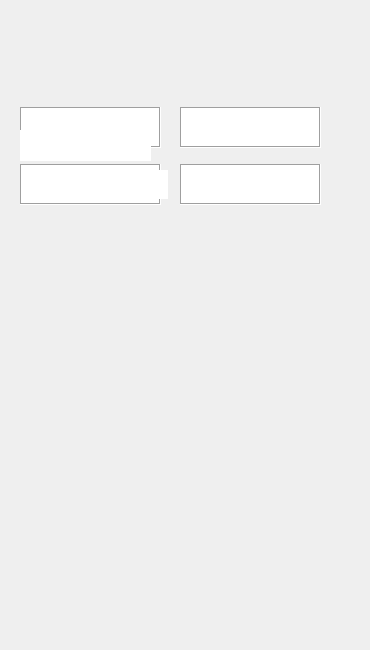
    <widget class="QWidget" name="user_home">
     <widget class="QLabel" name="label_18">
      <property name="geometry">
       <rect>
        <x>0</x>
        <y>0</y>
        <width>360</width>
        <height>640</height>
       </rect>
      </property>
      <property name="text">
       <string/>
      </property>
      <property name="pixmap">
       <pixmap>../image/user_home/user_choose_drop_off.png</pixmap>
      </property>
     </widget>
     <widget class="QPushButton" name="pushButt_scroll_user_home">
      <property name="geometry">
       <rect>
        <x>160</x>
        <y>70</y>
        <width>51</width>
        <height>16</height>
       </rect>
      </property>
      <property name="text">
       <string/>
      </property>
      <property name="flat">
       <bool>true</bool>
      </property>
     </widget>
     <widget class="QTextEdit" name="get_pickup_lat_user_home">
      <property name="geometry">
       <rect>
        <x>20</x>
        <y>107</y>
        <width>141</width>
        <height>41</height>
       </rect>
      </property>
      <property name="frameShape">
       <enum>QFrame::Box</enum>
      </property>
     </widget>
     <widget class="QTextEdit" name="get_pickup_lon_user_home">
      <property name="geometry">
       <rect>
        <x>180</x>
        <y>107</y>
        <width>141</width>
        <height>41</height>
       </rect>
      </property>
      <property name="frameShape">
       <enum>QFrame::Box</enum>
      </property>
     </widget>
     <widget class="QTextEdit" name="get_drop_off_lat_user_home">
      <property name="geometry">
       <rect>
        <x>20</x>
        <y>164</y>
        <width>141</width>
        <height>41</height>
       </rect>
      </property>
      <property name="frameShape">
       <enum>QFrame::Box</enum>
      </property>
     </widget>
     <widget class="QTextEdit" name="get_deop_off_lon_user_home">
      <property name="geometry">
       <rect>
        <x>180</x>
        <y>164</y>
        <width>141</width>
        <height>41</height>
       </rect>
      </property>
      <property name="frameShape">
       <enum>QFrame::Box</enum>
      </property>
     </widget>
     <widget class="QPushButton" name="pushButt_profile_user_home">
      <property name="geometry">
       <rect>
        <x>20</x>
        <y>10</y>
        <width>41</width>
        <height>41</height>
       </rect>
      </property>
      <property name="text">
       <string/>
      </property>
      <property name="flat">
       <bool>true</bool>
      </property>
     </widget>
     <widget class="QPushButton" name="pushButt_accept_user_home">
      <property name="geometry">
       <rect>
        <x>22</x>
        <y>580</y>
        <width>321</width>
        <height>41</height>
       </rect>
      </property>
      <property name="text">
       <string/>
      </property>
      <property name="flat">
       <bool>true</bool>
      </property>
     </widget>
     <widget class="QLabel" name="menu_bar_user_home">
      <property name="geometry">
       <rect>
        <x>0</x>
        <y>0</y>
        <width>360</width>
        <height>640</height>
       </rect>
      </property>
      <property name="text">
       <string/>
      </property>
      <property name="pixmap">
       <pixmap>../image/user_menu_bar/Menu Slide.png</pixmap>
      </property>
     </widget>
     <widget class="QPushButton" name="pushButt_menu_off_user_home">
      <property name="geometry">
       <rect>
        <x>300</x>
        <y>0</y>
        <width>61</width>
        <height>641</height>
       </rect>
      </property>
      <property name="text">
       <string/>
      </property>
      <property name="flat">
       <bool>true</bool>
      </property>
     </widget>
     <widget class="QPushButton" name="pushButt_my_wallet_user_home">
      <property name="geometry">
       <rect>
        <x>30</x>
        <y>290</y>
        <width>121</width>
        <height>29</height>
       </rect>
      </property>
      <property name="text">
       <string/>
      </property>
      <property name="flat">
       <bool>true</bool>
      </property>
     </widget>
     <widget class="QPushButton" name="pushButt_history_user_home">
      <property name="geometry">
       <rect>
        <x>30</x>
        <y>350</y>
        <width>111</width>
        <height>29</height>
       </rect>
      </property>
      <property name="text">
       <string/>
      </property>
      <property name="flat">
       <bool>true</bool>
      </property>
     </widget>
     <widget class="QPushButton" name="pushButt_settings_user_home">
      <property name="geometry">
       <rect>
        <x>30</x>
        <y>530</y>
        <width>111</width>
        <height>29</height>
       </rect>
      </property>
      <property name="text">
       <string/>
      </property>
      <property name="flat">
       <bool>true</bool>
      </property>
     </widget>
     <widget class="QPushButton" name="pushButt_logout_user_home">
      <property name="geometry">
       <rect>
        <x>30</x>
        <y>590</y>
        <width>111</width>
        <height>29</height>
       </rect>
      </property>
      <property name="text">
       <string/>
      </property>
      <property name="flat">
       <bool>true</bool>
      </property>
     </widget>
     <widget class="QTextEdit" name="box_show_flname_user_home">
      <property name="geometry">
       <rect>
        <x>20</x>
        <y>130</y>
        <width>131</width>
        <height>31</height>
       </rect>
      </property>
      <property name="font">
       <font>
        <pointsize>9</pointsize>
        <bold>false</bold>
       </font>
      </property>
      <property name="autoFillBackground">
       <bool>false</bool>
      </property>
      <property name="inputMethodHints">
       <set>Qt::ImhMultiLine</set>
      </property>
      <property name="frameShape">
       <enum>QFrame::NoFrame</enum>
      </property>
      <property name="frameShadow">
       <enum>QFrame::Sunken</enum>
      </property>
      <property name="autoFormatting">
       <set>QTextEdit::AutoNone</set>
      </property>
      <property name="tabChangesFocus">
       <bool>false</bool>
      </property>
      <property name="readOnly">
       <bool>true</bool>
      </property>
      <property name="overwriteMode">
       <bool>false</bool>
      </property>
      <property name="placeholderText">
       <string/>
      </property>
     </widget>
     <widget class="QTextEdit" name="box_show_cash_user_home">
      <property name="geometry">
       <rect>
        <x>80</x>
        <y>170</y>
        <width>88</width>
        <height>29</height>
       </rect>
      </property>
      <property name="frameShape">
       <enum>QFrame::NoFrame</enum>
      </property>
      <property name="readOnly">
       <bool>true</bool>
      </property>
     </widget>
    </widget>
